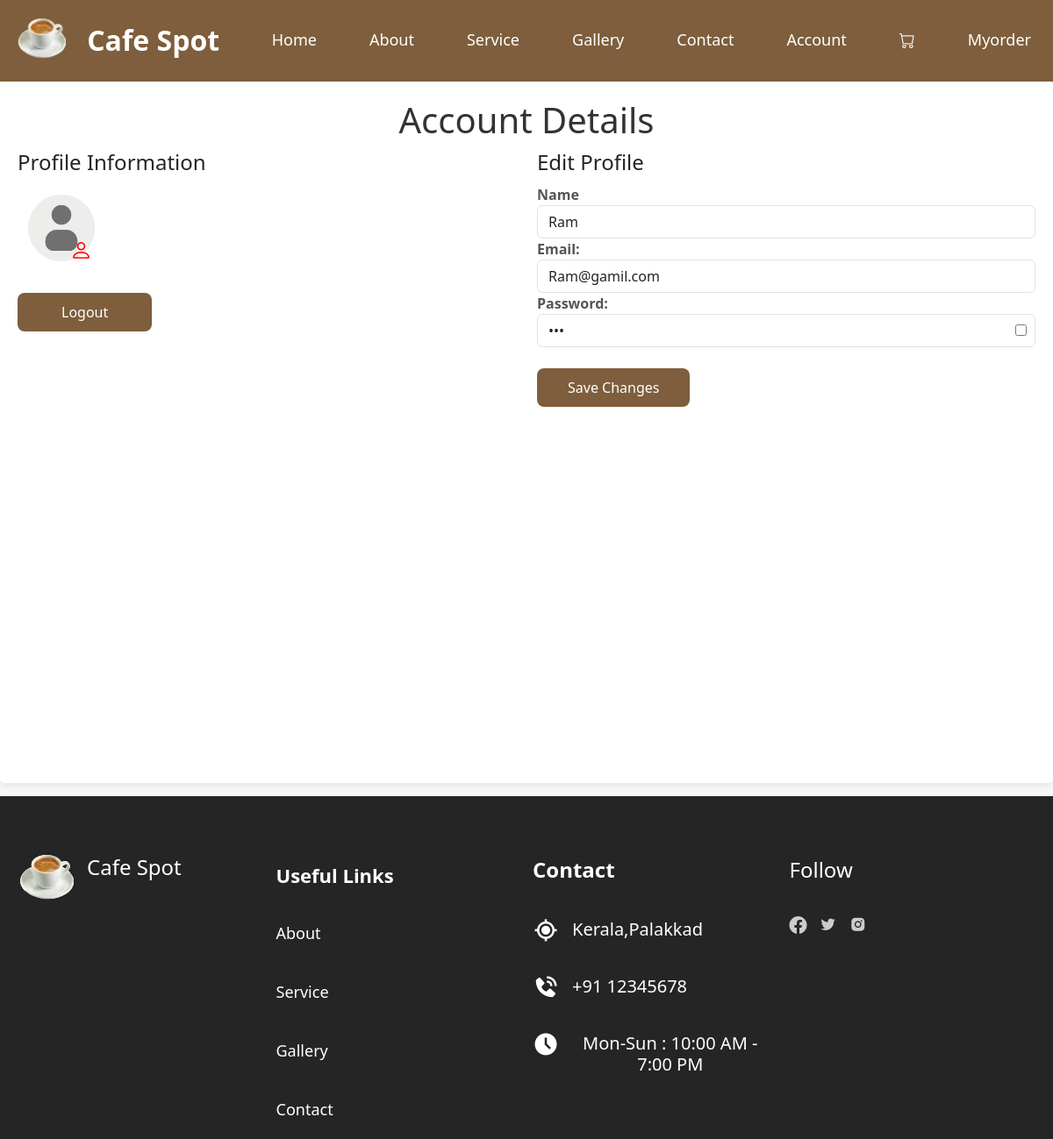
Before: /account (signed in) with the older database file.
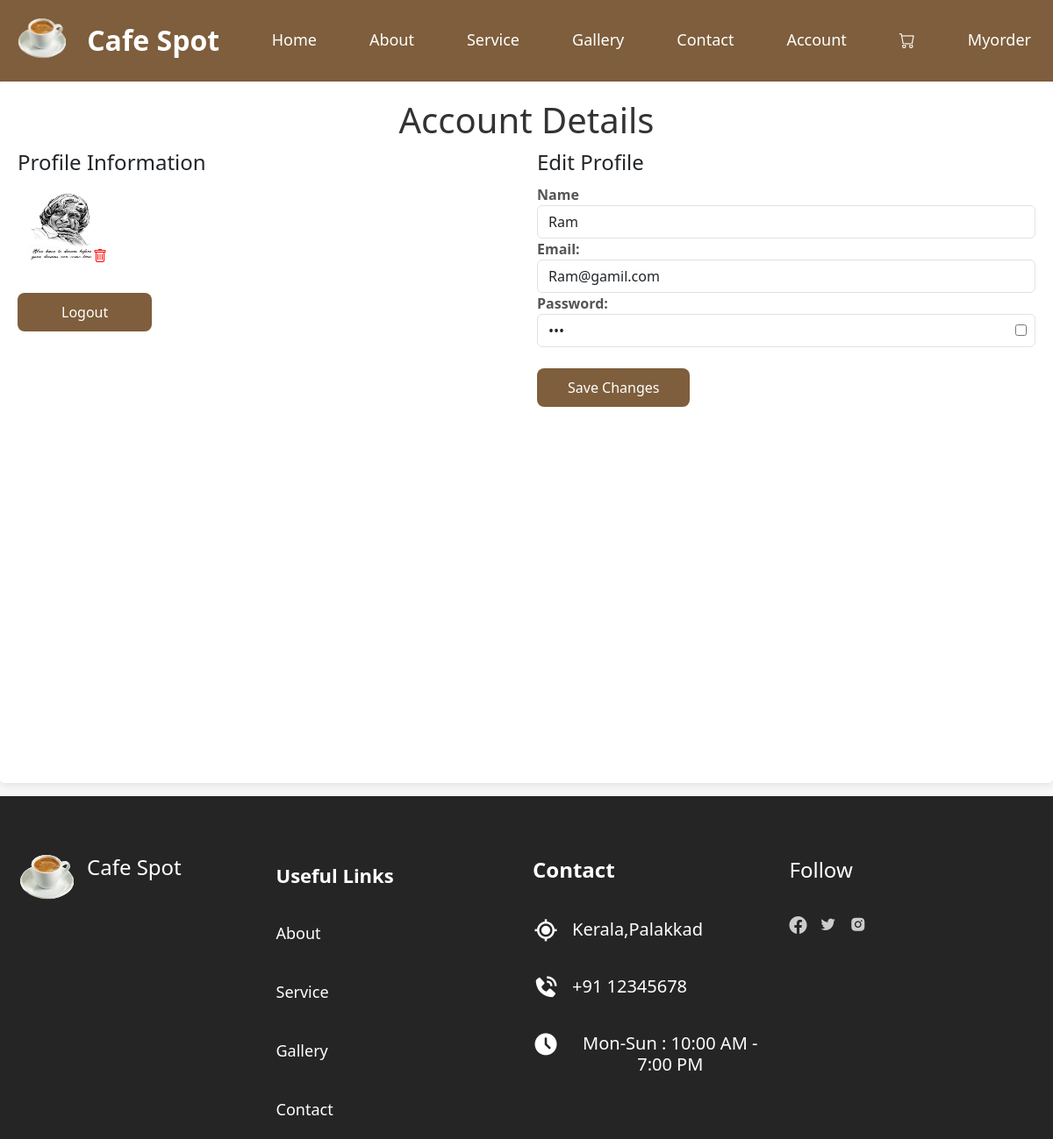
After: the same page with the newer database file.
### app1/models.py (models this page shows, shortened)
class Registration(models.Model):
    regi_name  = models.TextField(max_length=250)
    regi_email = models.EmailField(max_length=250)
    regi_psw = models.TextField(max_length=250)
    regi_img = models.FileField(upload_to='profile_images',null=True)

### app1/views.py (the view, shortened to what this page needs)
# urls.py: path('account' , views.account, name='account'),
def account(request):
    if'usersession' not in request.session:
        return HttpResponseRedirect('/login')
    if 'del' in request.GET:
        reg_id=request.GET['del']
        profile = Registration.objects.filter(id = reg_id).first()
        profile.regi_img = None
        profile.save()
        return HttpResponseRedirect('/account')
    if request.method == 'POST' and request.FILES.get('acc_img'):
        profile = Registration.objects.filter(regi_name = request.session['usersession']).first()
        profile.regi_img = request.FILES['acc_img']
        profile.save()
        return HttpResponseRedirect('/account')
    register=Registration.objects.filter(regi_name=request.session['usersession']).first()
    context = {
        'register':register
     }
    template = loader.get_template("account.html")
    return HttpResponse(template.render(context,request))

### app1/templates/account.html (shortened to what this page needs)
{% extends 'master.html' %}
{% load static %}
{% block content %}
<div class="account-container">
    <header>
        <h1>Account Details</h1>
    </header>
<div class="row">
    <div class="col">
    <section class="user-details">
        <h2>Profile Information</h2>
        <div class="profile-photo">
            <div class="profile-wrapper">
            {% if register.regi_img %}
            <img id="profilePic" src="/media/{{register.regi_img}}" alt="Profile Picture">
            <a href="/account?del={{register.id}}">
            <button id="trash-button"  ><i class="bi bi-trash trash-buttons"></i></button>
            </a>
            {% else %}
            <img id="profilePic" src="{% static 'default-profile.png' %}" alt="Profile Picture">
            <span id="browse" ><i class="bi bi-person brow"></i></span>
            {% endif %}
            </div>
            <br>
        <button onclick="logout()" class="log-button"><a href="\logout" style="text-decoration: none; color : white;">Logout</a></button>
        </div>
    </div>
    <div class="col">
        <div class="box201">
            {% if register %}
      <form action="/account " method="POST" >
        <h2>Edit Profile</h2>
        <label for="name">Name  </label>
        <input type="text" id="name" class="form-control" placeholder="Name" value="{{register.regi_name}}" name="acc_name" readonly>
        <label for="email">Email:</label>
        <input type="email" id="age" class="form-control" placeholder="Email" value="{{register.regi_email}}" name="acc_email">
        <label for="password">Password:</label>
       <div class="input-wrapper">
         <input type="password" id="location" class="form-control" value="{{register.regi_psw}}" name="acc_psw">
         <input type="checkbox" onclick="myFunction()" class="toggle-icon">
       </div>
       <br>
        <button class="log-buttons" type="submit" >Save Changes</button>
    </form>
    {% endif %}
        </div>
    </div>
        </div>
    </div>
<section class="sec7">
    <div class="container-fluid">
        <div class="row">
            <div class="col-xl-3 col-sm-12">
                <div class="box18">
                    <a href="/">
                    <img src="{% static 'coffee_logo.png' %}" alt="">
                    <h2>Cafe Spot</h2>
                </a>
                </div>
            </div>
            <div class="col-xl-3 col-sm-12">
                <div class="box19">
            <h2>Useful Links</h2>
              <a href="#about">About</a>
              <br>
              <a href="#service">Service</a>
              <br>
              <a href="#gallery">Gallery</a>
              <br>
              <a href="#contact">Contact</a>
                </div>
            </div>
            <div class=" col-xl-3 col-sm-12">
                <div class="box20">
                    <h2>Contact</h2>
                    <br>
                    <i class="bx bx-current-location bz"></i>
                    <h3>Kerala,Palakkad</h3>
                    <i class="bx bxs-phone-call bz"></i>
                    <h3>+91 12345678</h3>
                    <i class="bx bxs-time-five bz"></i>
                    <h3>Mon-Sun : 10:00 AM - 7:00 PM</h3>
                </div>
            </div>
            <div class="col-xl-3 col-sm-12">
                <div class="box21">
               <h2>Follow</h2>
               <br>
               <a href="https://www.facebook.com/">
               <i class="bi bi-facebook bv"></i>
            </a>
               <a href="https://x.com/login?mx=2">
                <i class="bx bxl-twitter bv"></i>
               </a>
               <a href="https://www.instagram.com/accounts/login/?hl=en"> <i class="bx bxl-instagram-alt bv"></i>
            </a>
                </div>
            </div>
        </div>
    </div>
 </section>
{% endblock %}

Changed rows visible on the page:
changed Registration "Ram": regi_img: picture added
